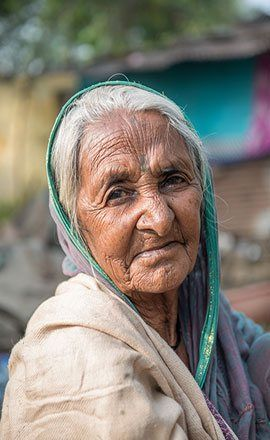
#> input picture ai/face/test.jpg, 270 x 440 px
$ python -i ela_detector.py   (imports and definitions only)
#> lines starting #> are read from the running program, lines starting #| are printed output that depends on the picture; after the words box and inside, x2 and y2 are one past the last pixel; in counts of white or black regions, pixels touching at a corner belong together
### ai/forensics/ela_utils.py
"""Shared ELA computation — single source of truth for recompression-based ELA."""

from __future__ import annotations

import cv2
import numpy as np


def compute_ela_map(
    image: np.ndarray,
    quality: int = 95,
    scale_factor: int = 15,
) -> np.ndarray:
    """Compute an Error Level Analysis map.

    Re-encodes at *quality* via in-memory JPEG round-trip, takes the
    pixel-wise diff, averages across channels, and amplifies by
    *scale_factor*. Returns a grayscale uint8 map.
    """
    encode_params = [cv2.IMWRITE_JPEG_QUALITY, quality]
    _, encoded = cv2.imencode(".jpg", image, encode_params)
    recompressed = cv2.imdecode(encoded, cv2.IMREAD_COLOR)

    diff = cv2.absdiff(image, recompressed)
    gray_diff = np.mean(diff.astype(np.float32), axis=2)
    amplified = gray_diff * scale_factor
    return np.clip(amplified, 0, 255).astype(np.uint8)

### ai/forensics/ela_detector.py
"""Error Level Analysis (ELA) for JPEG tamper detection."""

from __future__ import annotations

import cv2
import numpy as np
from dataclasses import dataclass
from typing import Optional, List, Dict
from loguru import logger

from ..config import ELAConfig


@dataclass
class ELAResult:
    """Result of Error Level Analysis."""
    anomaly_score: float
    is_tampered: bool
    ela_map: np.ndarray
    heatmap: np.ndarray
    suspicious_regions: List[Dict[str, int | float]]
    message: str

    def to_dict(self) -> Dict[str, object]:
        return {
            "anomaly_score": round(self.anomaly_score, 4),
            "is_tampered": self.is_tampered,
            "suspicious_regions": self.suspicious_regions,
            "message": self.message,
        }


class ELADetector:
    """Performs Error Level Analysis to detect image tampering."""

    def __init__(self, config: ELAConfig | None = None) -> None:
        self.config = config or ELAConfig()

    def analyze(self, image: np.ndarray) -> ELAResult:
        """Perform ELA on the input image."""
        from .ela_utils import compute_ela_map

        ela_map = compute_ela_map(
            image,
            quality=self.config.jpeg_quality,
            scale_factor=self.config.scale_factor,
        )

        anomaly_score = self._compute_anomaly_score(ela_map)
        suspicious_regions = self._find_suspicious_regions(ela_map)
        heatmap = self._generate_heatmap(ela_map)

        is_tampered = anomaly_score > self.config.anomaly_threshold

        message = (
            f"Tamper DETECTED (score: {anomaly_score:.3f}). "
            f"Found {len(suspicious_regions)} suspicious region(s)."
            if is_tampered
            else f"No tampering detected (score: {anomaly_score:.3f})."
        )

        if is_tampered:
            logger.warning(message)
        else:
            logger.info(message)

        return ELAResult(
            anomaly_score=anomaly_score,
            is_tampered=is_tampered,
            ela_map=ela_map,
            heatmap=heatmap,
            suspicious_regions=suspicious_regions,
            message=message,
        )

    def _compute_anomaly_score(self, ela_map: np.ndarray) -> float:
        """
        Composite anomaly score from three signals:
        - Coefficient of variation (CV) of the ELA map
        - Hot-pixel ratio (pixels > μ + 3σ)
        - DCT block variance (8×8 block-level energy non-uniformity)

        Weights are configurable via ``ELAConfig``.
        """
        mean_val = float(np.mean(ela_map))
        std_val = float(np.std(ela_map))

        if mean_val < 1e-6:
            return 0.0

        # CV: natural images ~0.3–0.6, tampered push to 1.5+
        cv_score = min((std_val / mean_val) / 5.0, 1.0)

        # Hot-pixel ratio (μ + 3σ to avoid statistical tail noise)
        hot_thresh = mean_val + 3.0 * std_val
        hot_ratio = float(np.sum(ela_map > hot_thresh)) / ela_map.size
        hot_score = min(hot_ratio * 10.0, 1.0)

        # DCT block energy non-uniformity
        dct_score = self._compute_dct_nonuniformity(ela_map)

        # Weighted combination
        w_cv = self.config.cv_weight
        w_hot = self.config.hot_ratio_weight
        w_dct = self.config.dct_weight
        raw_score = w_cv * cv_score + w_hot * hot_score + w_dct * dct_score

        # Dampen score when overall ELA energy is low (clean single-compressed
        # JPEGs have mean ELA ≈ 0–5 at scale 15)
        intensity_gate = float(min(mean_val / 15.0, 1.0))
        score = raw_score * intensity_gate

        return float(np.clip(score, 0.0, 1.0))

    def _compute_dct_nonuniformity(self, ela_map: np.ndarray) -> float:
        """Measure energy non-uniformity at the JPEG 8×8 block grid.

        Returns normalised score in [0, 1].
        """
        bs = self.config.dct_block_size
        h, w = ela_map.shape[:2]
        # Trim to integer multiples of block size
        h_trim = (h // bs) * bs
        w_trim = (w // bs) * bs
        if h_trim == 0 or w_trim == 0:
            return 0.0

        trimmed = ela_map[:h_trim, :w_trim].astype(np.float64)
        blocks = trimmed.reshape(h_trim // bs, bs, w_trim // bs, bs)
        block_means = blocks.mean(axis=(1, 3))  # (rows, cols)

        mu = block_means.mean()
        if mu < 1e-6:
            return 0.0
        cv = block_means.std() / mu
        return float(min(cv / 3.0, 1.0))

    def _find_suspicious_regions(self, ela_map: np.ndarray) -> List[Dict[str, int | float]]:
        """Identify suspicious regions using thresholding and connected components."""
        # μ + 3.5σ threshold to limit false positives from the normal tail
        mean_val = np.mean(ela_map)
        std_val = np.std(ela_map)
        threshold = mean_val + 3.5 * std_val

        _, binary = cv2.threshold(
            ela_map, int(threshold), 255, cv2.THRESH_BINARY
        )

        # Morphological closing to merge nearby regions
        kernel = cv2.getStructuringElement(cv2.MORPH_RECT, (15, 15))
        binary = cv2.morphologyEx(binary, cv2.MORPH_CLOSE, kernel)

        contours, _ = cv2.findContours(
            binary, cv2.RETR_EXTERNAL, cv2.CHAIN_APPROX_SIMPLE
        )

        regions = []
        min_area = ela_map.shape[0] * ela_map.shape[1] * 0.005

        for contour in contours:
            area = cv2.contourArea(contour)
            if area < min_area:
                continue

            x, y, w, h = cv2.boundingRect(contour)
            region_intensity = float(np.mean(ela_map[y : y + h, x : x + w]))

            regions.append({
                "x": int(x),
                "y": int(y),
                "w": int(w),
                "h": int(h),
                "intensity": round(region_intensity, 2),
            })

        # Sort by intensity (most suspicious first)
        regions.sort(key=lambda r: r["intensity"], reverse=True)
        return regions

    def _generate_heatmap(self, ela_map: np.ndarray) -> np.ndarray:
        """Convert grayscale ELA map to a JET colourmap heatmap."""
        heatmap = cv2.applyColorMap(ela_map, cv2.COLORMAP_JET)
        return heatmap

    def overlay_heatmap(
        self, image: np.ndarray, heatmap: np.ndarray, alpha: float = 0.4
    ) -> np.ndarray:
        """Blend the ELA heatmap onto the original image."""
        if heatmap.shape[:2] != image.shape[:2]:
            heatmap = cv2.resize(heatmap, (image.shape[1], image.shape[0]))

        return cv2.addWeighted(heatmap, alpha, image, 1 - alpha, 0)

    def draw_suspicious_regions(
        self, image: np.ndarray, regions: list, color=(0, 0, 255), thickness=2
    ) -> np.ndarray:
        """Draw bounding boxes around suspicious regions."""
        vis = image.copy()
        for region in regions:
            x, y, w, h = region["x"], region["y"], region["w"], region["h"]
            cv2.rectangle(vis, (x, y), (x + w, y + h), color, thickness)
            label = f"Anomaly: {region['intensity']:.1f}"
            cv2.putText(
                vis, label, (x, y - 5),
                cv2.FONT_HERSHEY_SIMPLEX, 0.5, color, 1,
            )
        return vis

>>> import cv2
>>> picture = cv2.imread('../face/test.jpg')
#> picture is the input picture: shape (440, 270, 3); mean B, G, R 120.4, 130, 135.4
>>> result = ELADetector().analyze(picture)
#> in compute_ela_map, `gray_diff = np.mean(diff.astype(np.float32), axis=2)`:
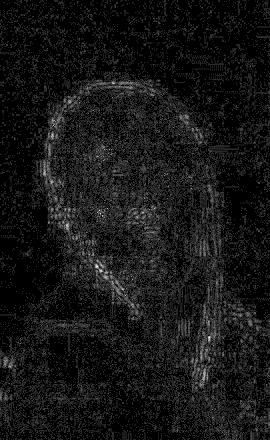
#> gray_diff: shape (440, 270) float32; min 0, max 6.33, mean 0.542; drawn with min black and max white
#> in compute_ela_map, `return np.clip(amplified, 0, 255).astype(np.uint8)`:
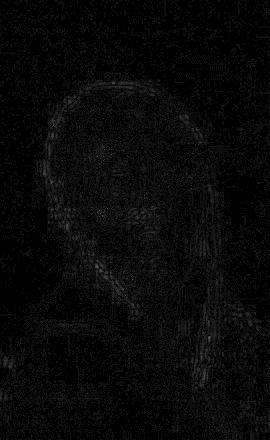
#> returned value: shape (440, 270); min 0, max 95, mean 8.1
#> in _compute_anomaly_score, `mean_val = float(np.mean(ela_map))`: mean_val = 8.13
#> in _compute_anomaly_score, `std_val = float(np.std(ela_map))`: std_val = 9.6
#> in _compute_anomaly_score, `cv_score = min((std_val / mean_val) / 5.0, 1.0)`: cv_score = 0.236
#> in _compute_anomaly_score, `hot_thresh = mean_val + 3.0 * std_val`: hot_thresh = 36.94
#> in _compute_anomaly_score, `hot_ratio = float(np.sum(ela_map > hot_thresh)) / ela_map.size`: hot_ratio = 0.0101
#> in _compute_anomaly_score, `hot_score = min(hot_ratio * 10.0, 1.0)`: hot_score = 0.101
#> in _compute_dct_nonuniformity, `trimmed = ela_map[:h_trim, :w_trim].astype(np.float64)`:
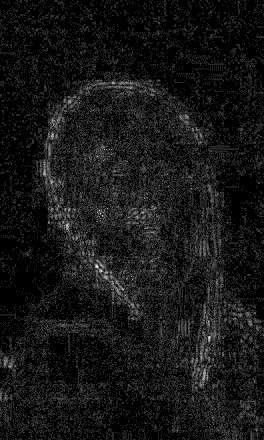
#> trimmed: shape (440, 264) float64; min 0, max 95, mean 8.2; drawn with min black and max white
#> in _compute_dct_nonuniformity, `block_means = blocks.mean(axis=(1, 3))`:
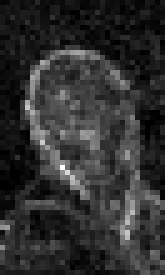
#> block_means: shape (55, 33) float64 (shown 5 times larger); min 0, max 43.28, mean 8.2; drawn with min black and max white
#> in _compute_dct_nonuniformity, `mu = block_means.mean()`: mu = 8.17
#> in _compute_dct_nonuniformity, `cv = block_means.std() / mu`: cv = 0.754
#> in _compute_anomaly_score, `dct_score = self._compute_dct_nonuniformity(ela_map)`: dct_score = 0.251
#> in _compute_anomaly_score, `raw_score = w_cv * cv_score + w_hot * hot_score + w_dct * dct_score`: raw_score = 0.187
#> in _compute_anomaly_score, `intensity_gate = float(min(mean_val / 15.0, 1.0))`: intensity_gate = 0.542
#> in _compute_anomaly_score, `score = raw_score * intensity_gate`: score = 0.101
#> in _find_suspicious_regions, `mean_val = np.mean(ela_map)`: mean_val = 8.13
#> in _find_suspicious_regions, `std_val = np.std(ela_map)`: std_val = 9.6
#> in _find_suspicious_regions, `threshold = mean_val + 3.5 * std_val`: threshold = 41.74
#> in _find_suspicious_regions, `_, binary = cv2.threshold( ela_map, int(threshold), 255, cv2.THRESH_BI..`:
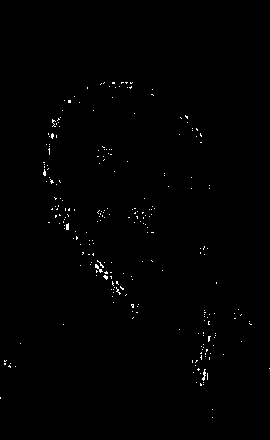
#> binary: shape (440, 270); 0.54% white in thin lines or dots, all inside (x1, y1, x2, y2) = (0, 82, 270, 418)
#> in _find_suspicious_regions, `binary = cv2.morphologyEx(binary, cv2.MORPH_CLOSE, kernel)`:
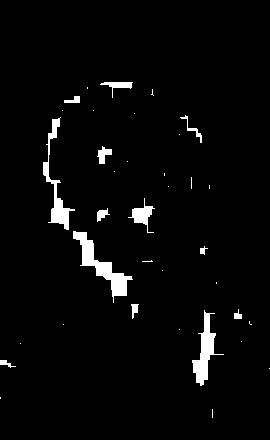
#> binary: shape (440, 270); 3.2% white; 36 white regions (23 under 20 px)
#> in _find_suspicious_regions, `contours, _ = cv2.findContours( binary, cv2.RETR_EXTERNAL, cv2.CHAIN_A..`: contours = 36 contours, 23 with area under 20; largest, box (x1, y1, x2, y2) and area: (73, 231, 133, 303) 960, (192, 310, 224, 386) 698, (43, 117, 75, 230) 630, (128, 198, 155, 233) 254, (100, 82, 133, 98) 124
#> the loop in _find_suspicious_regions, `for contour in contours:` made 36 passes
#> area on passes 4, 11, 12, 16, 18, 19, 26, 29, 33, 36: 34.5, 33, 48, 22, 70.5, 254.5, 115, 54, 50.5, 124
#> (area, x, y, w, h, region_intensity) on passes 10, 17, 28: (697.5, 192, 310, 32, 76, 18.62), (960, 73, 231, 60, 72, 15.25), (629.5, 43, 117, 32, 113, 16.63)
#> after the loop in _find_suspicious_regions, `for contour in contours:`: regions = 3 items
#> in _generate_heatmap, `heatmap = cv2.applyColorMap(ela_map, cv2.COLORMAP_JET)`:
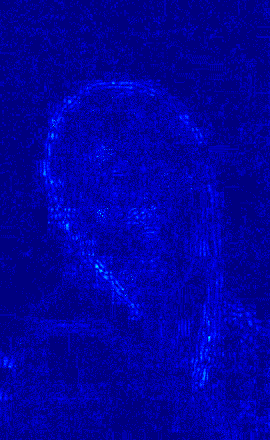
#> heatmap: shape (440, 270, 3); mean B, G, R 159.9, 0.7, 0
#> in analyze, `is_tampered = anomaly_score > self.config.anomaly_threshold`: is_tampered = False
#> in analyze, `message = ( f"Tamper DETECTED (score: {anomaly_score:.3f}). " f"Found ..`: message = 'No tampering detected (score: 0.101).'
